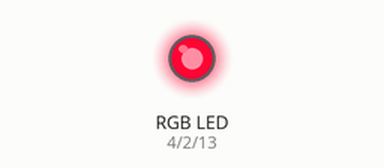
Recording of a program running on a simulated ESP32. Parts: an RGB LED mixed from three pins (HIGH = lit). Dim RGB values are drawn brighter than linear.

Above: at 0.05 s.
At 3.75 s:
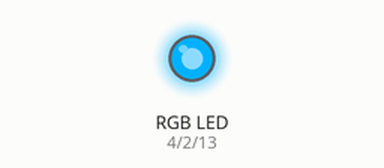
At 7.45 s:
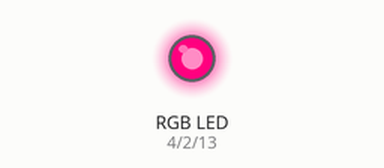
At 11.15 s:
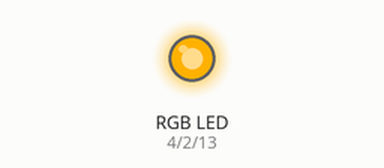
At 14.95 s:
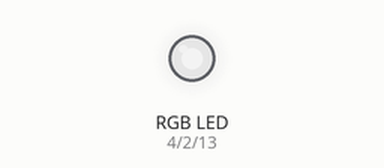
Timing chart, 0 to 19.5 s (numbered marks = the images above):
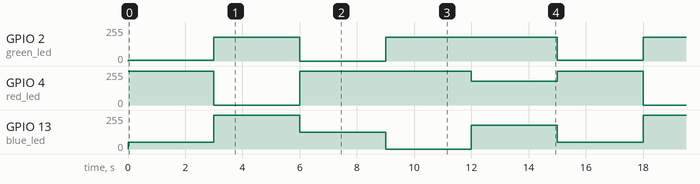

Measured:
- by itself, GPIO 2 (green_led): repeats every 15.0 s: 177/255 3.0 s, 0/255 3.0 s, 177/255 6.0 s, 5/255 3.0 s
- by itself, GPIO 4 (red_led): repeats every 15.0 s: 0/255 3.0 s, 255/255 6.0 s, 177/255 3.0 s, 255/255 3.0 s
- by itself, GPIO 13 (blue_led): repeats every 15.0 s: 255/255 3.0 s, 127/255 3.0 s, 0/255 3.0 s, 177/255 3.0 s, 51/255 3.0 s

The program:

main.cpp
```cpp
#include <Arduino.h>

#define green_led 2
#define red_led 4
#define blue_led 13
#define frequency 5000
#define channel 0
#define channell 1
#define channelll 2
#define resolution 8

int dutyCucle;

void setup() {
  ledcSetup(channel,frequency,resolution);
  ledcSetup(channell,frequency,resolution);
  ledcSetup(channelll,frequency,resolution);

  ledcAttachPin(red_led,channel);
  ledcAttachPin(green_led,channell);
  ledcAttachPin(blue_led,channelll);
}

void loop() {

 dutyCucle=map(100,0,100,0,255);
  ledcWrite(channel,dutyCucle);
  dutyCucle=map(2,0,100,0,255);
  ledcWrite(channell,dutyCucle);
  dutyCucle=map(20,0,100,0,255);
  ledcWrite(channelll,dutyCucle);
  delay(3000);

  dutyCucle=map(0,0,100,0,255);
  ledcWrite(channel,dutyCucle);
  dutyCucle=map(70,0,100,0,255);
  ledcWrite(channell,dutyCucle);
  dutyCucle=map(100,0,100,0,255);
  ledcWrite(channelll,dutyCucle);
  delay(3000);

  dutyCucle=map(100,0,100,0,255);
  ledcWrite(channel,dutyCucle);
  dutyCucle=map(0,0,100,0,255);
  ledcWrite(channell,dutyCucle);
  dutyCucle=map(50,0,100,0,255);
  ledcWrite(channelll,dutyCucle);
  delay(3000);

  dutyCucle=map(100,0,100,0,255);
  ledcWrite(channel,dutyCucle);
  dutyCucle=map(70,0,100,0,255);
  ledcWrite(channell,dutyCucle);
  dutyCucle=map(0,0,100,0,255);
  ledcWrite(channelll,dutyCucle);
  delay(3000);

  dutyCucle=map(70,0,100,0,255);
  ledcWrite(channel,dutyCucle);
  dutyCucle=map(70,0,100,0,255);
  ledcWrite(channell,dutyCucle);
  dutyCucle=map(70,0,100,0,255);
  ledcWrite(channelll,dutyCucle);
  delay(3000);


}
  
```
